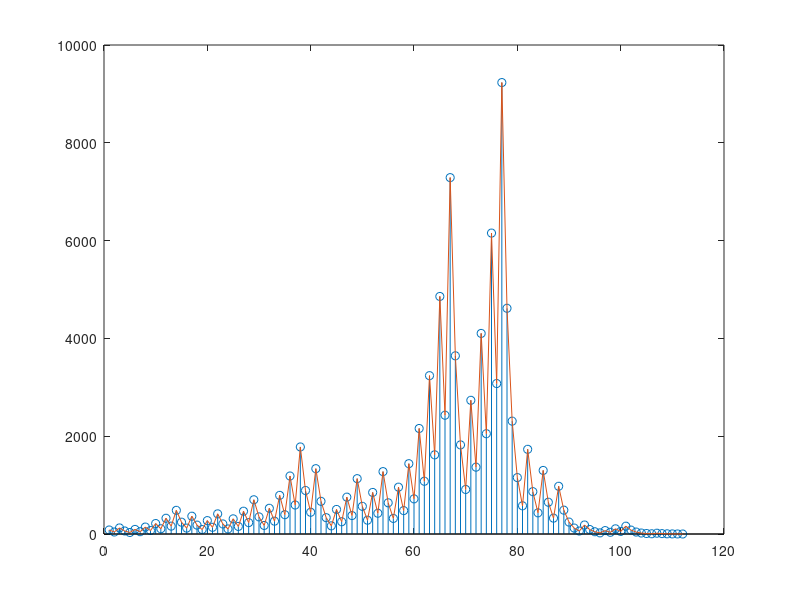

The MATLAB script that drew this image:
%% Collatz Conjecture: 冰雹猜想
% 当一个数为偶数时，除以二；当一个数为奇数时，乘以3加1
max_len = 1e4;
a_n = 27;
series = zeros(1, max_len);
i = 1;
while i <= max_len
  if mod(a_n, 2) == 0
    next_a_n = a_n / 2;
    series(i) = next_a_n;
  else
    next_a_n = a_n * 3 + 1;
    series(i) = next_a_n;
  end
  i = i+ 1;
  a_n = next_a_n;
  if next_a_n == 1
    break
  end
end

stem(series(1:i))
hold on
plot(series(1:i))
